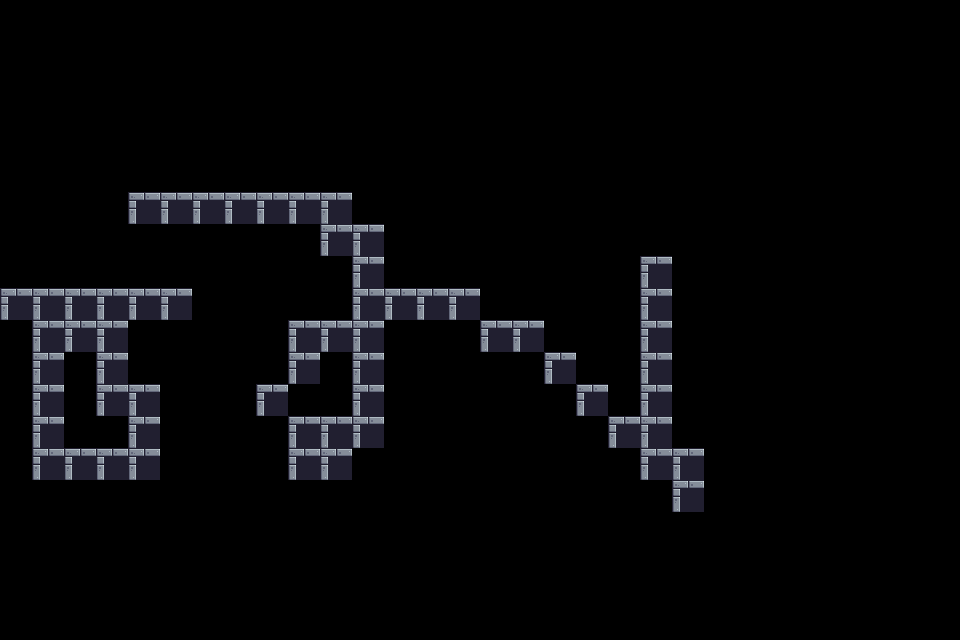

The image is a tile-based game level rendered from a .tmx file. Its description and complete source (layers, tilesets, objects, tile grids) follow:
An orthogonal 30x20 tile map with 32x32 px tiles, 1 tile layer (Tile Layer 1).

<map version="1.10" tiledversion="1.11.0" orientation="orthogonal" renderorder="right-down" width="30" height="20" tilewidth="32" tileheight="32" infinite="0" nextlayerid="7" nextobjectid="1">
 <tileset firstgid="1" source="jg.tsx" />
 <layer id="2" name="Tile Layer 1" width="30" height="20">
  <data encoding="csv">
0,0,0,0,0,0,0,0,0,0,0,0,0,0,0,0,0,0,0,0,0,0,0,0,0,0,0,0,0,0,
0,0,0,0,0,0,0,0,0,0,0,0,0,0,0,0,0,0,0,0,0,0,0,0,0,0,0,0,0,0,
0,0,0,0,0,0,0,0,0,0,0,0,0,0,0,0,0,0,0,0,0,0,0,0,0,0,0,0,0,0,
0,0,0,0,0,0,0,0,0,0,0,0,0,0,0,0,0,0,0,0,0,0,0,0,0,0,0,0,0,0,
0,0,0,0,0,0,0,0,0,0,0,0,0,0,0,0,0,0,0,0,0,0,0,0,0,0,0,0,0,0,
0,0,0,0,0,0,0,0,0,0,0,0,0,0,0,0,0,0,0,0,0,0,0,0,0,0,0,0,0,0,
0,0,0,0,1,1,1,1,1,1,1,0,0,0,0,0,0,0,0,0,0,0,0,0,0,0,0,0,0,0,
0,0,0,0,0,0,0,0,0,0,1,1,0,0,0,0,0,0,0,0,0,0,0,0,0,0,0,0,0,0,
0,0,0,0,0,0,0,0,0,0,0,1,0,0,0,0,0,0,0,0,1,0,0,0,0,0,0,0,0,0,
1,1,1,1,1,1,0,0,0,0,0,1,1,1,1,0,0,0,0,0,1,0,0,0,0,0,0,0,0,0,
0,1,1,1,0,0,0,0,0,1,1,1,0,0,0,1,1,0,0,0,1,0,0,0,0,0,0,0,0,0,
0,1,0,1,0,0,0,0,0,1,0,1,0,0,0,0,0,1,0,0,1,0,0,0,0,0,0,0,0,0,
0,1,0,1,1,0,0,0,1,0,0,1,0,0,0,0,0,0,1,0,1,0,0,0,0,0,0,0,0,0,
0,1,0,0,1,0,0,0,0,1,1,1,0,0,0,0,0,0,0,1,1,0,0,0,0,0,0,0,0,0,
0,1,1,1,1,0,0,0,0,1,1,0,0,0,0,0,0,0,0,0,1,1,0,0,0,0,0,0,0,0,
0,0,0,0,0,0,0,0,0,0,0,0,0,0,0,0,0,0,0,0,0,1,0,0,0,0,0,0,0,0,
0,0,0,0,0,0,0,0,0,0,0,0,0,0,0,0,0,0,0,0,0,0,0,0,0,0,0,0,0,0,
0,0,0,0,0,0,0,0,0,0,0,0,0,0,0,0,0,0,0,0,0,0,0,0,0,0,0,0,0,0,
0,0,0,0,0,0,0,0,0,0,0,0,0,0,0,0,0,0,0,0,0,0,0,0,0,0,0,0,0,0,
0,0,0,0,0,0,0,0,0,0,0,0,0,0,0,0,0,0,0,0,0,0,0,0,0,0,0,0,0,0
</data>
 </layer>
</map>
